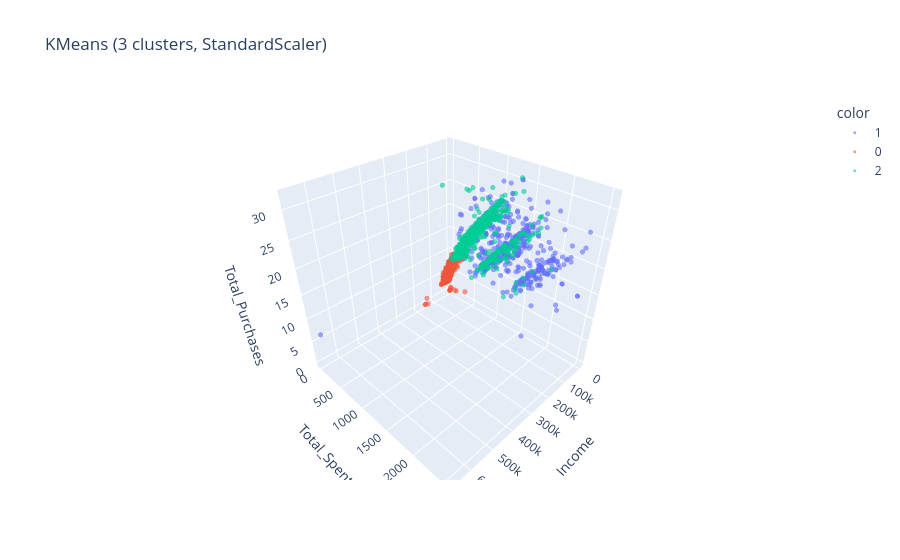

Notebook cell for this chart:
### Markdown cell above
**Task 6.** Scale the data (StandardScaler or MinMaxScaler), run KMeans with 3 clusters again and calculate the silhouette score. Compare the result with the experiment without scaling.

### Code cell
scaler = StandardScaler()
X_scaled = scaler.fit_transform(X)

kmeans_sc = KMeans(n_clusters=3, n_init='auto', random_state=42)
labels_sc = kmeans_sc.fit_predict(X_scaled)
data['cluster_scaled'] = labels_sc

s_sc = metrics.silhouette_score(X_scaled, labels_sc)
print(f'Silhouette (KMeans, 3 clusters, StandardScaler): {s_sc:.3f}')
print(f'Silhouette (no scaling, for comparison): {s:.3f}')
print(pd.Series(labels_sc).value_counts().sort_index())

fig = px.scatter_3d(
    data, x='Income', y='Total_Spent', z='Total_Purchases',
    color=data['cluster_scaled'].astype(str),
    opacity=0.6, title='KMeans (3 clusters, StandardScaler)'
)
fig.update_traces(marker_size=3)
fig.show()

data.groupby('cluster_scaled')[profile_cols].mean().round(1)

### Figure 1 — Plotly figure (JSON) as saved in the notebook; plotly's stock layout.template omitted (floating-point values rounded to 4 significant figures; data arrays with more than 128 entries replaced by an {"elided": "..."} marker saying what was removed)
{"data": [{"hovertemplate": "color=1<br>Income=%{x}<br>Total_Spent=%{y}<br>Total_Purchases=%{z}<extra></extra>", "legendgroup": "1", "marker": {"color": "#636efa", "opacity": 0.6, "size": 3, "symbol": "circle"}, "mode": "markers", "name": "1", "scene": "scene", "showlegend": true, "type": "scatter3d", "x": {"elided": "502 float values"}, "y": {"elided": "502 int values"}, "z": {"elided": "502 int values"}}, {"hovertemplate": "color=0<br>Income=%{x}<br>Total_Spent=%{y}<br>Total_Purchases=%{z}<extra></extra>", "legendgroup": "0", "marker": {"color": "#EF553B", "opacity": 0.6, "size": 3, "symbol": "circle"}, "mode": "markers", "name": "0", "scene": "scene", "showlegend": true, "type": "scatter3d", "x": {"elided": "1077 float values"}, "y": {"elided": "1077 int values"}, "z": {"elided": "1077 int values"}}, {"hovertemplate": "color=2<br>Income=%{x}<br>Total_Spent=%{y}<br>Total_Purchases=%{z}<extra></extra>", "legendgroup": "2", "marker": {"color": "#00cc96", "opacity": 0.6, "size": 3, "symbol": "circle"}, "mode": "markers", "name": "2", "scene": "scene", "showlegend": true, "type": "scatter3d", "x": {"elided": "661 float values"}, "y": {"elided": "661 int values"}, "z": {"elided": "661 int values"}}], "layout": {"legend": {"title": {"text": "color"}, "tracegroupgap": 0}, "scene": {"domain": {"x": [0, 1], "y": [0, 1]}, "xaxis": {"title": {"text": "Income"}}, "yaxis": {"title": {"text": "Total_Spent"}}, "zaxis": {"title": {"text": "Total_Purchases"}}}, "title": {"text": "KMeans (3 clusters, StandardScaler)"}}}
